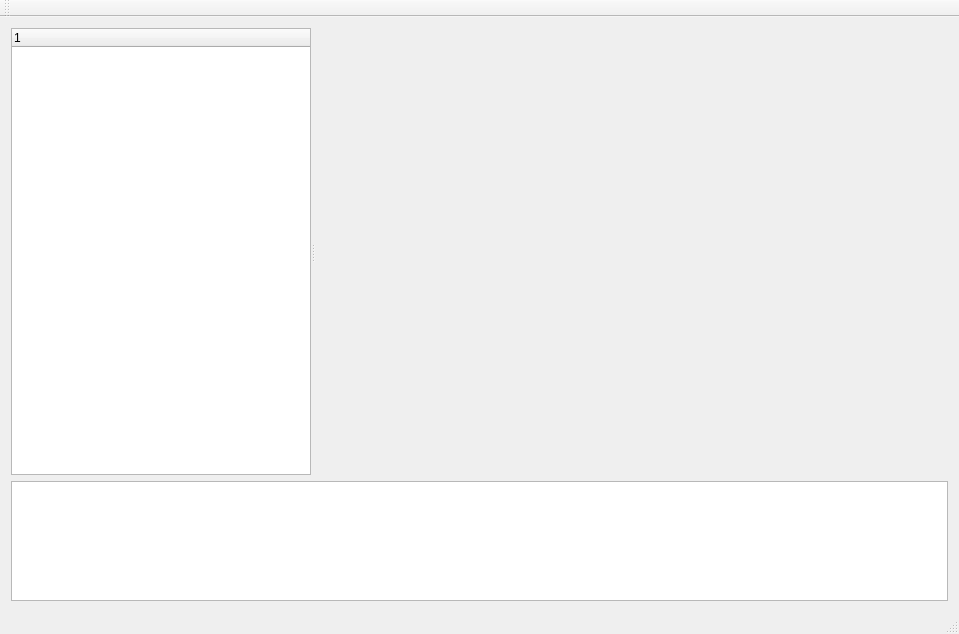
<?xml version="1.0" encoding="UTF-8"?>
<ui version="4.0">
 <class>MainWindow</class>
 <widget class="QMainWindow" name="MainWindow">
  <property name="geometry">
   <rect>
    <x>0</x>
    <y>0</y>
    <width>959</width>
    <height>634</height>
   </rect>
  </property>
  <property name="windowTitle">
   <string>MainWindow</string>
  </property>
  <widget class="QWidget" name="centralWidget">
   <layout class="QVBoxLayout" name="verticalLayout">
    <item>
     <widget class="QSplitter" name="splitter">
      <property name="sizePolicy">
       <sizepolicy hsizetype="Expanding" vsizetype="Expanding">
        <horstretch>0</horstretch>
        <verstretch>0</verstretch>
       </sizepolicy>
      </property>
      <property name="orientation">
       <enum>Qt::Horizontal</enum>
      </property>
      <widget class="QTreeWidget" name="treeWidget">
       <property name="maximumSize">
        <size>
         <width>300</width>
         <height>16777215</height>
        </size>
       </property>
       <column>
        <property name="text">
         <string notr="true">1</string>
        </property>
       </column>
      </widget>
      <widget class="QStackedWidget" name="stackedWidget">
       <property name="currentIndex">
        <number>-1</number>
       </property>
      </widget>
     </widget>
    </item>
    <item>
     <widget class="QTextEdit" name="textEdit">
      <property name="maximumSize">
       <size>
        <width>16777215</width>
        <height>120</height>
       </size>
      </property>
     </widget>
    </item>
   </layout>
  </widget>
  <widget class="QMenuBar" name="menuBar">
   <property name="geometry">
    <rect>
     <x>0</x>
     <y>0</y>
     <width>959</width>
     <height>23</height>
    </rect>
   </property>
  </widget>
  <widget class="QToolBar" name="mainToolBar">
   <attribute name="toolBarArea">
    <enum>TopToolBarArea</enum>
   </attribute>
   <attribute name="toolBarBreak">
    <bool>false</bool>
   </attribute>
  </widget>
  <widget class="QStatusBar" name="statusBar"/>
 </widget>
 <layoutdefault spacing="6" margin="11"/>
 <resources/>
 <connections/>
</ui>
